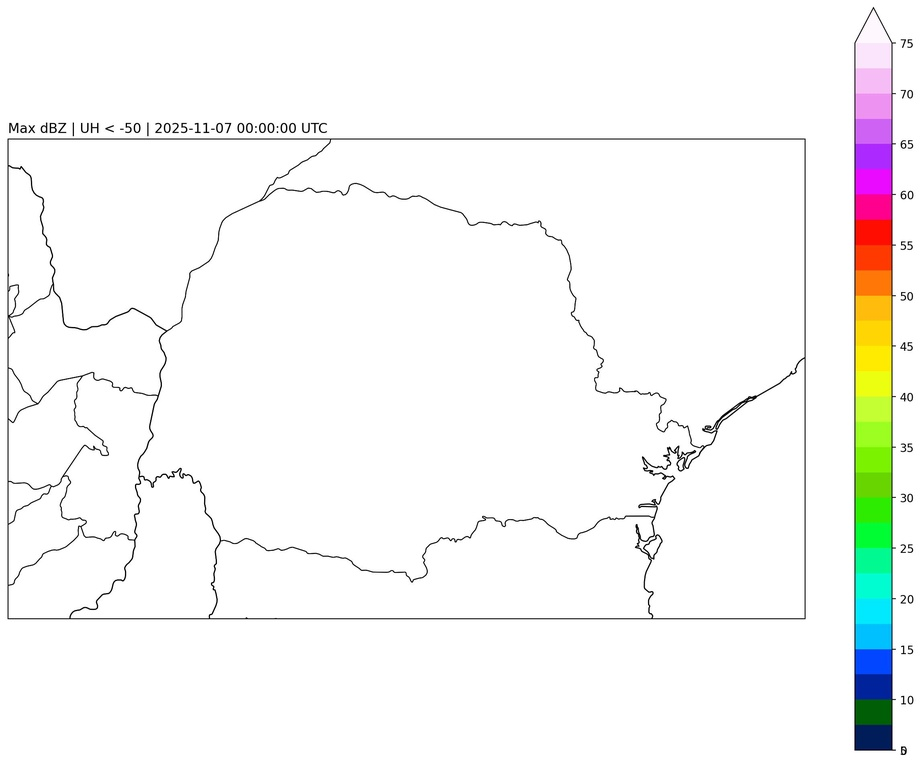
#> input picture mdbz_parana_new.jpg, 922 x 765 px, shrunk from 2295 x 1904 before the run
$ python test_bbox_8.py
#> lines starting #> are read from the running program, lines starting #| are printed output that depends on the picture
import sys
from PIL import Image

img = Image.open('mdbz_parana_new.jpg').convert('L')
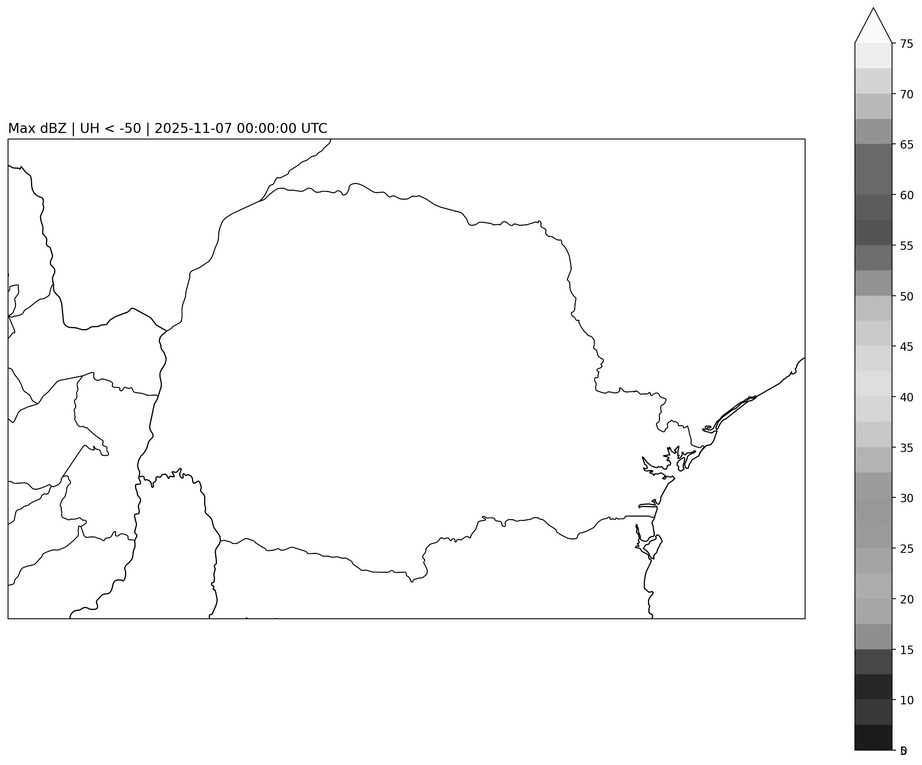
#> img: PIL image 922x765 L; min 0, max 255, mean 247.2
data = img.load()
w, h = img.size
#> w = 922; h = 765

for x in range(w-1, w//2, -1):
    if data[x, h//2] < 50:
        if data[x, h//2 - 50] < 50 and data[x, h//2 + 50] < 50:
            print(f"Parana Right border at x={x}")
            break

for y in range(h-1, h//2, -1):
    if data[w//2, y] < 50:
        if data[w//2 - 50, y] < 50 and data[w//2 + 50, y] < 50:
            print(f"Parana Bottom border at y={y}")
            break

$ run again, with 20251107_210000.jpg copied over mdbz_parana_new.jpg
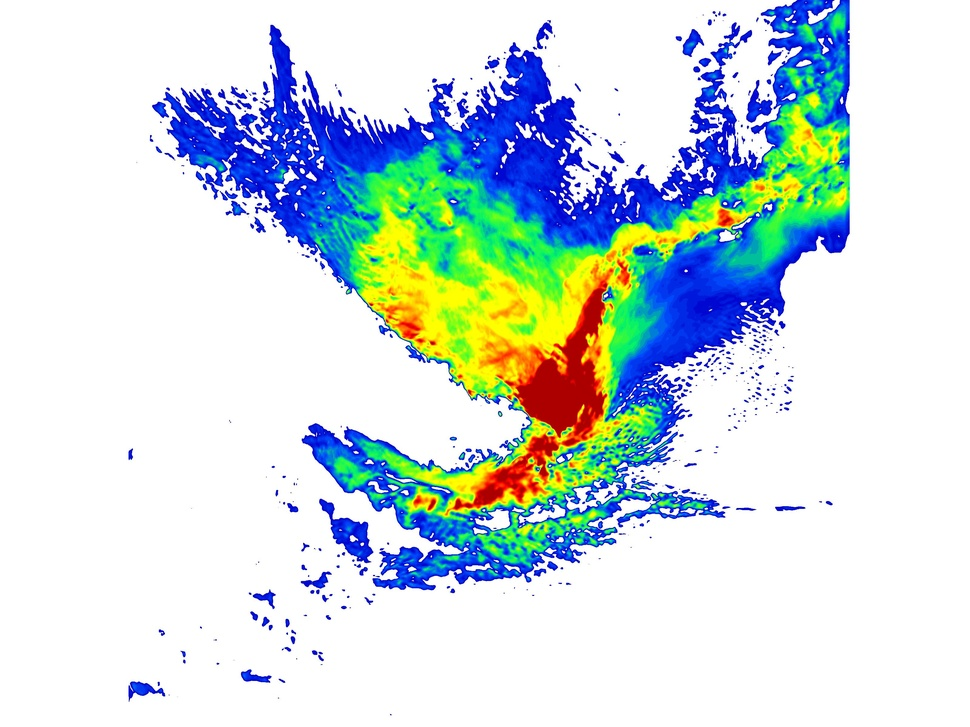
#> input picture 20251107_210000.jpg, 970 x 727 px, shrunk from 3200 x 2400 before the run
#> `img = Image.open('mdbz_parana_new.jpg').convert('L')`:
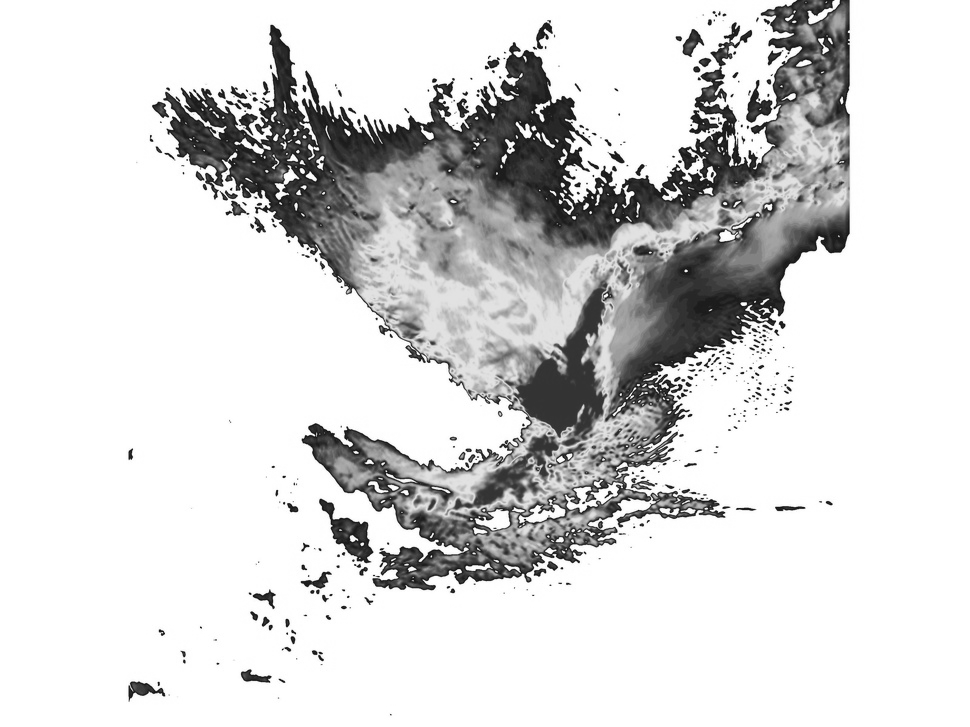
#> img: PIL image 970x727 L; min 14, max 255, mean 216.7
